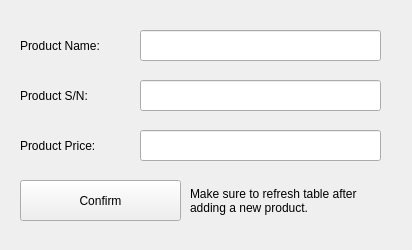
<?xml version="1.0" encoding="UTF-8"?>
<ui version="4.0">
 <class>MainWindow</class>
 <widget class="QMainWindow" name="MainWindow">
  <property name="geometry">
   <rect>
    <x>0</x>
    <y>0</y>
    <width>412</width>
    <height>250</height>
   </rect>
  </property>
  <property name="windowTitle">
   <string>BearPOS - Add Product</string>
  </property>
  <widget class="QWidget" name="centralwidget">
   <widget class="QLabel" name="label">
    <property name="geometry">
     <rect>
      <x>20</x>
      <y>30</y>
      <width>111</width>
      <height>31</height>
     </rect>
    </property>
    <property name="text">
     <string>Product Name:</string>
    </property>
   </widget>
   <widget class="QLineEdit" name="entryProductName">
    <property name="geometry">
     <rect>
      <x>140</x>
      <y>30</y>
      <width>241</width>
      <height>31</height>
     </rect>
    </property>
   </widget>
   <widget class="QLineEdit" name="entryProductSN">
    <property name="geometry">
     <rect>
      <x>140</x>
      <y>80</y>
      <width>241</width>
      <height>31</height>
     </rect>
    </property>
   </widget>
   <widget class="QLineEdit" name="entryProductPrice">
    <property name="geometry">
     <rect>
      <x>140</x>
      <y>130</y>
      <width>241</width>
      <height>31</height>
     </rect>
    </property>
   </widget>
   <widget class="QLabel" name="label_2">
    <property name="geometry">
     <rect>
      <x>20</x>
      <y>80</y>
      <width>111</width>
      <height>31</height>
     </rect>
    </property>
    <property name="text">
     <string>Product S/N:</string>
    </property>
   </widget>
   <widget class="QLabel" name="label_3">
    <property name="geometry">
     <rect>
      <x>20</x>
      <y>130</y>
      <width>111</width>
      <height>31</height>
     </rect>
    </property>
    <property name="text">
     <string>Product Price:</string>
    </property>
   </widget>
   <widget class="QPushButton" name="confirmAddProduct">
    <property name="geometry">
     <rect>
      <x>20</x>
      <y>180</y>
      <width>161</width>
      <height>41</height>
     </rect>
    </property>
    <property name="text">
     <string>Confirm</string>
    </property>
   </widget>
   <widget class="QLabel" name="label_4">
    <property name="geometry">
     <rect>
      <x>190</x>
      <y>180</y>
      <width>201</width>
      <height>41</height>
     </rect>
    </property>
    <property name="text">
     <string>Make sure to refresh table after adding a new product.</string>
    </property>
    <property name="wordWrap">
     <bool>true</bool>
    </property>
   </widget>
  </widget>
 </widget>
 <resources/>
 <connections/>
</ui>
